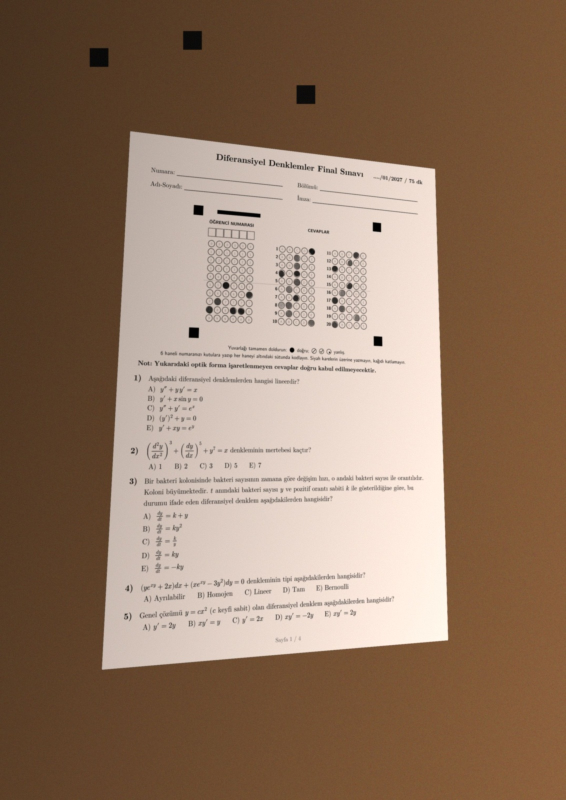
#> input picture tests/fixtures/sc1.jpg, 1132 x 1600 px, given in place of pageS-1.png, which was not available (shown at 1/2 size)
$ python gen_sheet.py 5 ../tests/fixtures/sc1.jpg
#> lines starting #> are read from the running program, lines starting #| are printed output that depends on the picture; after the words box and inside, x2 and y2 are one past the last pixel; in counts of white or black regions, pixels touching at a corner belong together
import cv2, numpy as np, json, random, sys, os
rng = np.random.default_rng(int(sys.argv[1]) if len(sys.argv)>1 else 0)
random.seed(int(sys.argv[1]) if len(sys.argv)>1 else 0)
N,Q=6,20
P=5
XB=9+(N-1)*P+12; AX=(XB+13) if os.environ.get('BKGEO') else 9+(N-1)*P+14; C=-(-Q//10); W=AX+(C-1)*36+7+20+10; H=74
page=cv2.imread(os.environ.get('PAGE','pageS-1.png'))
#> page is the input picture: shape (1600, 1132, 3); mean B, G, R 98.3, 119.3, 145.8
g=cv2.cvtColor(page,cv2.COLOR_BGR2GRAY)
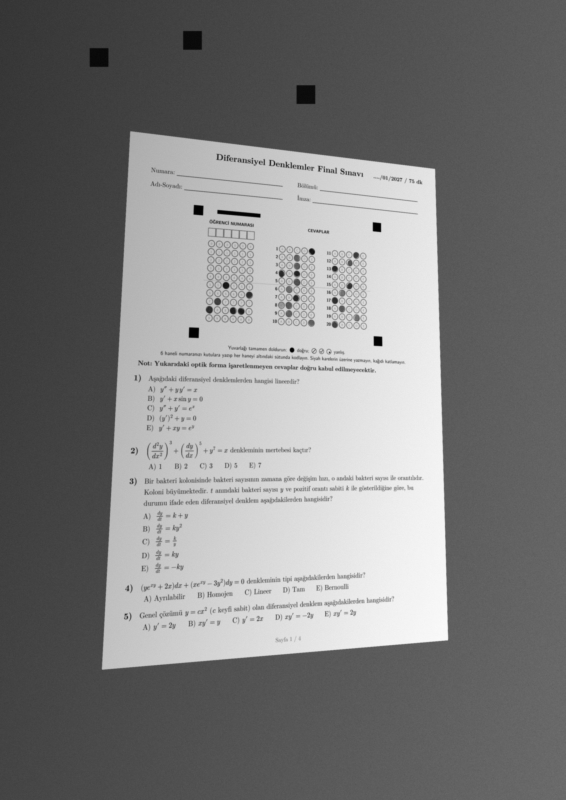
#> g: shape (1600, 1132) (shown at 1/2 size); min 0, max 251, mean 124.8
_,bw=cv2.threshold(g,128,255,cv2.THRESH_BINARY_INV)
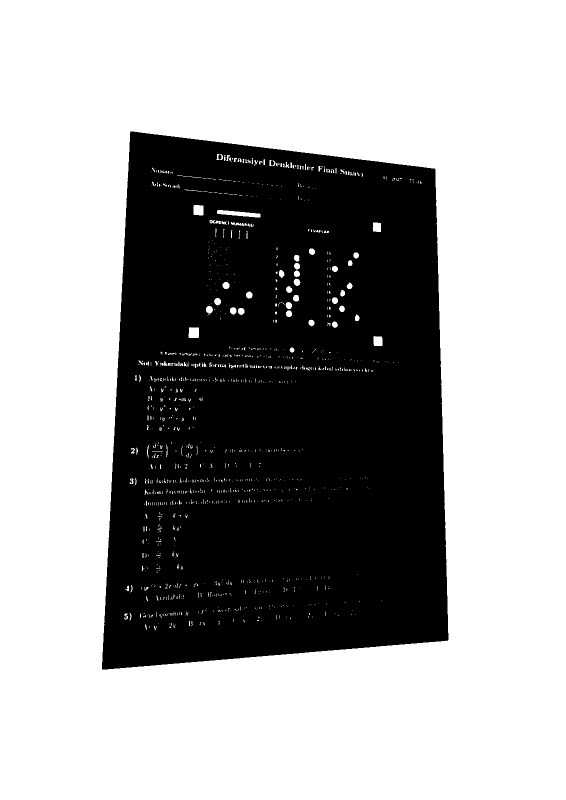
#> bw: shape (1600, 1132) (shown at 1/2 size); 64.4% white; 6 black regions (4 under 20 px), largest, box (x1, y1, x2, y2) and area: (204, 263, 897, 1339) 644362, (437, 309, 443, 319) 50
cnts,_=cv2.findContours(bw,cv2.RETR_EXTERNAL,cv2.CHAIN_APPROX_SIMPLE)
#> cnts = [[[0, 0], [0, 1599], [1131, 1599], [1131, 0]]]
sq=[]
for c in cnts:
    x,y,w,h=cv2.boundingRect(c); a=cv2.contourArea(c)
    if 30<w<70 and 0.8<w/h<1.25 and bw[y:y+h,x:x+w].mean()>0.85*255: sq.append((x+w/2,y+h/2))
#> this loop made 1 pass
#> (c, x, y, w, h, a) on pass 1: ([[0, 0], [0, 1599], [1131, 1599], [1131, 0]], 0, 0, 1132, 1600, 1808469)
#> after the loop, sq = []
#> (the run stopped early here; a loop or call above may not have finished)

$ run again, on tests/fixtures/scA.jpg
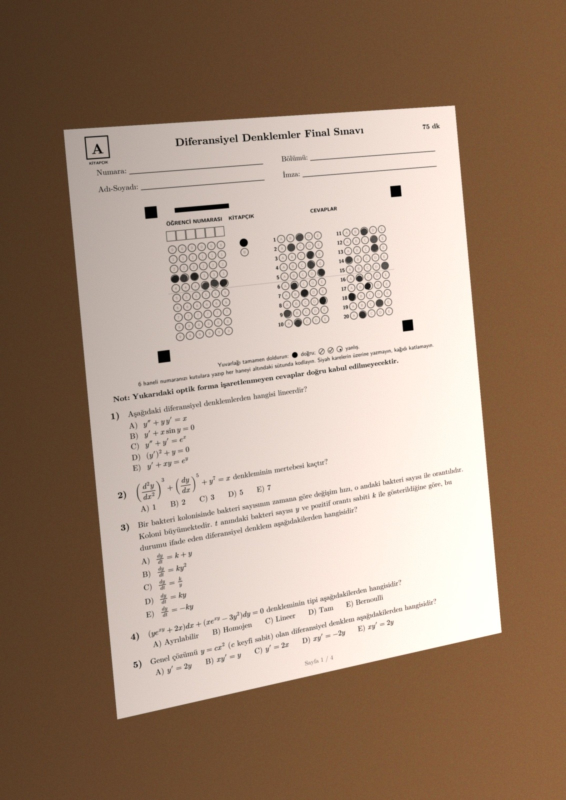
#> input picture tests/fixtures/scA.jpg, 1132 x 1600 px, given in place of pageS-1.png, which was not available (shown at 1/2 size)
#> page is the input picture: shape (1600, 1132, 3); mean B, G, R 119.6, 139, 163.4
#> `g=cv2.cvtColor(page,cv2.COLOR_BGR2GRAY)`:
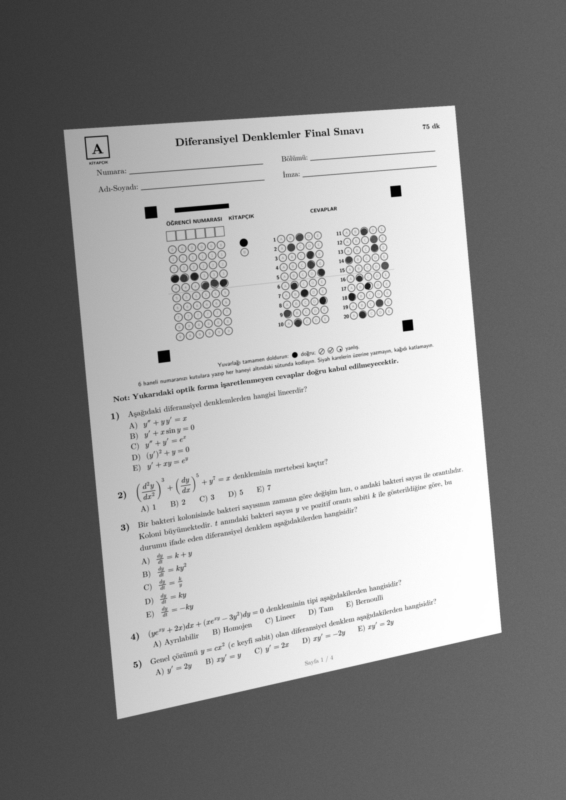
#> g: shape (1600, 1132) (shown at 1/2 size); min 0, max 255, mean 144.1
#> `_,bw=cv2.threshold(g,128,255,cv2.THRESH_BINARY_INV)`:
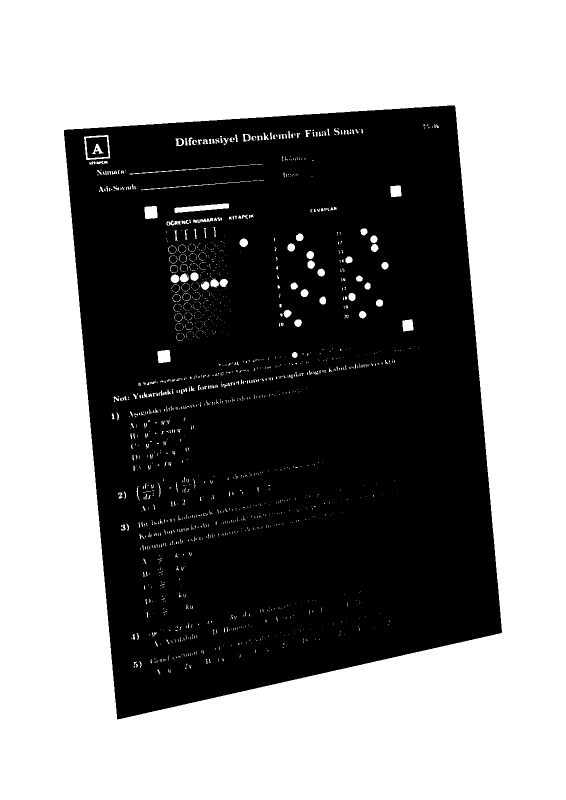
#> bw: shape (1600, 1132) (shown at 1/2 size); 52.7% white; 16 black regions (12 under 20 px), largest, box (x1, y1, x2, y2) and area: (128, 211, 1004, 1439) 855360, (172, 274, 217, 316) 1481, (490, 269, 498, 281) 78, (356, 278, 364, 290) 76
#> cnts = [[[0, 0], [0, 1599], [1131, 1599], [1131, 0]]]
#> the loop `for c in cnts:` made 1 pass
#> (c, x, y, w, h, a) on pass 1: ([[0, 0], [0, 1599], [1131, 1599], [1131, 0]], 0, 0, 1132, 1600, 1808469)
#> after the loop `for c in cnts:`: sq = []
